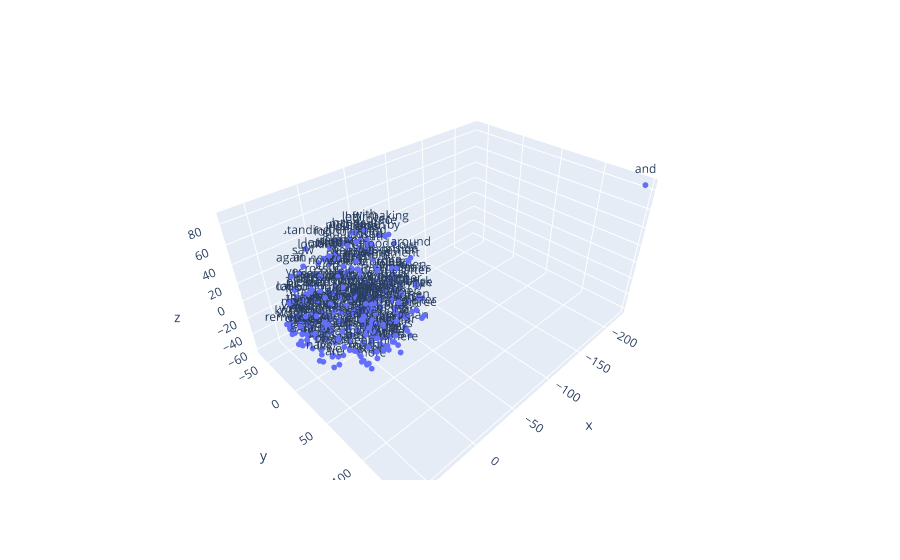

Here is the notebook cell this chart was saved with:
### Code cell
# Graficar los embedddings en 3D

vecs, labels = reduce_dimensions(w2v_model_cbow,3)

fig = px.scatter_3d(x=vecs[:MAX_WORDS,0], y=vecs[:MAX_WORDS,1], z=vecs[:MAX_WORDS,2],text=labels[:MAX_WORDS])
fig.update_traces(marker_size = 2)
fig.show()

### Figure 1 — Plotly figure (JSON) as saved in the notebook; plotly's stock layout.template omitted (floating-point values rounded to 4 significant figures; data arrays with more than 128 entries replaced by an {"elided": "..."} marker saying what was removed)
{"data": [{"hovertemplate": "x=%{x}<br>y=%{y}<br>z=%{z}<br>text=%{text}<extra></extra>", "legendgroup": "", "marker": {"color": "#636efa", "size": 2, "symbol": "circle"}, "mode": "markers+text", "name": "", "scene": "scene", "showlegend": false, "text": {"elided": "300 str values"}, "type": "scatter3d", "x": {"elided": "300 float values"}, "y": {"elided": "300 float values"}, "z": {"elided": "300 float values"}}], "layout": {"legend": {"tracegroupgap": 0}, "margin": {"t": 60}, "scene": {"domain": {"x": [0, 1], "y": [0, 1]}, "xaxis": {"title": {"text": "x"}}, "yaxis": {"title": {"text": "y"}}, "zaxis": {"title": {"text": "z"}}}}}
